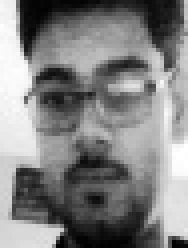
#> input picture people/ashutosh/1.jpg, 47 x 62 px (shown 4 times larger)
$ jupyter execute --allow-errors opencv_build_dataset.ipynb   (shell and % lines are left out)   (text cells are left out)
#> lines starting #> are read from the running program, lines starting #| are printed output that depends on the picture; after the words box and inside, x2 and y2 are one past the last pixel; in counts of white or black regions, pixels touching at a corner belong together
[cell 1]
import cv2

[cell 2]
import numpy as np
import os
import pickle
import matplotlib.pyplot as plt
from IPython.display import clear_output

[cell 3]
def detect_face(frame):
    if frame.ndim!=2:
#         print('IF', frame.ndim)
        frame = cv2.cvtColor(frame,cv2.COLOR_BGR2GRAY)

#     print('Outer = ',frame.ndim)
    detector = cv2.CascadeClassifier("xml/frontal_face.xml")

    faces = detector.detectMultiScale(frame,1.2,5)

    return faces

[cell 4]
# [5 lines left out: function gray_scale, not called in this run]

[cell 5]
# [8 lines left out: function cut_faces, not called in this run]

[cell 6]
# [13 lines left out: function normalize_intensity, not called in this run]

[cell 7]
# [11 lines left out: function resize, not called in this run]

[cell 8]
# [7 lines left out: function normalize_faces, not called in this run]

[cell 9]
# [8 lines left out: function plot_show, not called in this run]

[cell 10]
# [4 lines left out: function draw_rectangle, not called in this run]

[cell 11]
import cv2
import numpy as np
import os
import pickle
import matplotlib.pyplot as plt
from IPython.display import clear_output


cam = cv2.VideoCapture(0)
#cv2.namedWindow("Face", cv2.WINDOW_AUTOSIZE)
folder = "people/"+input('Person:').lower()
#> the answer given: images


if not os.path.exists(folder):
    os.mkdir(folder)

    flag_start_capturing = False
    sample=1
    #cam = cv2.VideoCapture(0)
    cv2.namedWindow("Face", cv2.WINDOW_AUTOSIZE)

    while True:
        ret,frame = cam.read()


        faces_coord = detect_face(frame)

        if len(faces_coord):
            faces = normalize_faces(frame,faces_coord)
            #faces = normalize_intensity(faces)
            cv2.imwrite(folder + '/' + str(sample)+'.jpg',faces[0])
            plot_show(faces[0],"Image saved:"+str(sample))
            clear_output(wait=True)
            if flag_start_capturing == True:
                sample += 1

        draw_rectangle(frame,faces_coord)
        cv2.imshow('Face',frame)
        keypress=cv2.waitKey(1)

        if keypress == ord('c'):

            if flag_start_capturing == False:
                flag_start_capturing = True


        if sample >15:
            break

    cam.release()
    cv2.destroyAllWindows()
else:
    print ("This name already exists.")

[cell 12]
### datasets for other class

basepath = 'C:\\Users\\ashut\\scikit_learn_data\\lfw_home\\lfw_funneled\\'
#C:\Users\Vineet\scikit_learn_data\lfw_home
#> (the rest of this cell did not finish here and is left out)

[cell 13]
def collect_dataset():
    images = []
    labels = []
    labels_dic = {}
    #people = [person for person in os.listdir("Male_female/")]
    people = [person for person in os.listdir("people/")] # fetch all folders from people, list form
    #people = [person for person in os.listdir("people/")]
    for i, person in enumerate(people):
        labels_dic[i] = person
        for image in os.listdir("people/" + person):
            if image.endswith('.jpg'):
                images.append(cv2.imread("people/" + person + '/' + image, 0))
                labels.append(i)
    return (images, np.array(labels), labels_dic)

[cell 14]
images, labels, labels_dic = collect_dataset()

[cell 15]
print (len(images))
print (labels_dic)

[cell 16]
#labels

[cell 17]
X_train=np.asarray(images) # change list of array into single array

[cell 18]
X_train.shape
#> Out = (3, 62, 47)

[cell 19]
train=X_train.reshape(len(X_train),-1)

[cell 20]
train.shape
#> Out = (3, 2914)

[cell 21]
from sklearn.decomposition import PCA
from sklearn.preprocessing import StandardScaler

[cell 22]
sc = StandardScaler()
X_train_sc = sc.fit_transform(train.astype(np.float64))

[cell 23]
pca1 = PCA(n_components=.97)
new_train=pca1.fit_transform(X_train_sc)

[cell 24]
pca1.n_components_

[cell 25]
from sklearn.svm import SVC
from sklearn.model_selection import GridSearchCV,KFold

[cell 26]
kf=KFold(n_splits=5,shuffle=True)

[cell 27]
param_grid = {'C':[.0001,.001,.01,.1,1,10]}

[cell 28]
gs_svc = GridSearchCV(SVC(kernel='linear',probability=True),param_grid=param_grid,cv=kf,scoring='accuracy')

#> (a cell that did not finish here is left out)

#> (a cell that did not finish here is left out)

#> (a cell that did not finish here is left out)

#> (a cell that did not finish here is left out)

[cell 33]
import pickle

[cell 34]
# pickle to store python object

filename = 'svc_linear_face.pkl'
f=open(filename, 'wb')
#> (the rest of this cell did not finish here and is left out)

[cell 35]
filename = 'svc_linear_face.pkl'
#> (the rest of this cell did not finish here and is left out)

[cell 36]
cam = cv2.VideoCapture(0)
font= cv2.FONT_HERSHEY_PLAIN
cv2.namedWindow("opencv_face", cv2.WINDOW_AUTOSIZE)


while True:
    ret,frame = cam.read()
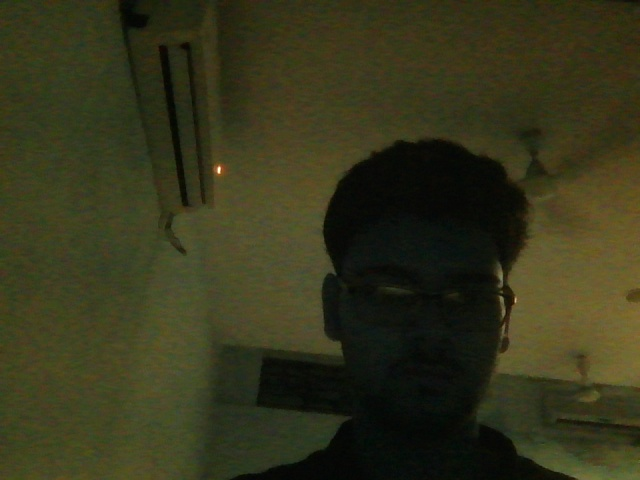
#> input picture images/picture.jpg, 640 x 480 px, given in place of the camera
#> frame is the input picture: shape (480, 640, 3); mean B, G, R 27.1, 52.7, 52.9


    faces_coord = detect_face(frame) # detect more than one face
#> in detect_face, `frame = cv2.cvtColor(frame,cv2.COLOR_BGR2GRAY)`:
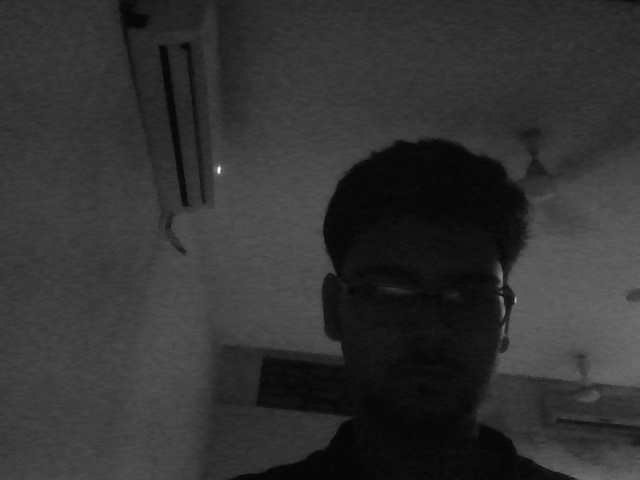
#> frame: shape (480, 640); min 3, max 250, mean 49.8
    if len(faces_coord):
        faces = normalize_faces(frame, faces_coord)
        #faces = normalize_intensity(faces)
        for i, face in enumerate(faces): # for each detected face


            #cv2.imwrite('trainingData/female/picture_BGR5.jpg',face)
            t=face.reshape(1,-1)
            t=sc.transform(t.astype(np.float64))
            test = pca1.transform(t)
            #print test
            #transform = test.reshape(1,-1)
            #print transform
            prob=svc1.predict_proba(test)
            confidence = svc1.decision_function(test)
            print (confidence)
            print (prob)


            pred = svc1.predict(test)
            print (pred,pred[0])

            name=labels_dic[pred[0]].capitalize()
            print (name)

            #pred = labels_dic[pred[0]].capitalize()
            #threshold = .50


            cv2.putText(frame,name,(faces_coord[i][0], faces_coord[i][1] - 10),
                       cv2.FONT_HERSHEY_PLAIN, 2, (66, 53, 243), 2)


           # if prob[0][1]>.85:

            #    cv2.putText(frame, 'vineet',(faces_coord[i][0], faces_coord[i][1] - 10),
             #               cv2.FONT_HERSHEY_PLAIN, 2, (66, 53, 243), 2)


            #else:
             #   cv2.putText(frame,'unknown',(faces_coord[i][0], faces_coord[i][1] - 10),
              #              cv2.FONT_HERSHEY_PLAIN, 3, (66, 53, 243), 2)


        clear_output(wait = True)
        draw_rectangle(frame, faces_coord) # rectangle around face

    cv2.putText(frame, "ESC to exit", (5, frame.shape[0] - 5),cv2.FONT_HERSHEY_PLAIN, 1.3, (66, 53, 243), 2,
                cv2.LINE_AA)
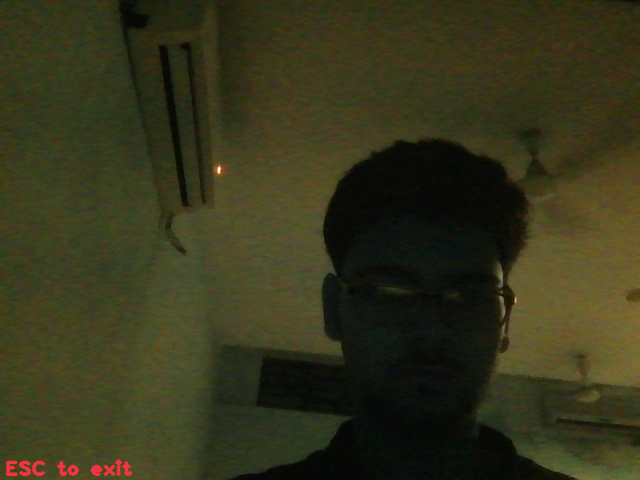
#> frame: shape (480, 640, 3); 0.39% of pixels changed, all inside (x1, y1, x2, y2) = (5, 459, 133, 477)

    cv2.imshow("opencv_face", frame) # live feed in external
    if cv2.waitKey(5) == 27:
#> (key Esc is pressed here)
        break

cam.release()
cv2.destroyAllWindows()
